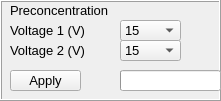
     <widget class="QFrame" name="frame">
      <property name="geometry">
       <rect>
        <x>10</x>
        <y>60</y>
        <width>221</width>
        <height>101</height>
       </rect>
      </property>
      <property name="autoFillBackground">
       <bool>true</bool>
      </property>
      <property name="frameShape">
       <enum>QFrame::Box</enum>
      </property>
      <property name="frameShadow">
       <enum>QFrame::Raised</enum>
      </property>
      <widget class="QLabel" name="label_3">
       <property name="geometry">
        <rect>
         <x>10</x>
         <y>0</y>
         <width>101</width>
         <height>20</height>
        </rect>
       </property>
       <property name="font">
        <font>
         <pointsize>10</pointsize>
        </font>
       </property>
       <property name="text">
        <string>Preconcentration</string>
       </property>
      </widget>
      <widget class="QComboBox" name="box_value_vol1">
       <property name="geometry">
        <rect>
         <x>120</x>
         <y>20</y>
         <width>61</width>
         <height>21</height>
        </rect>
       </property>
       <property name="font">
        <font>
         <pointsize>10</pointsize>
        </font>
       </property>
       <item>
        <property name="text">
         <string>15</string>
        </property>
       </item>
       <item>
        <property name="text">
         <string>20</string>
        </property>
       </item>
       <item>
        <property name="text">
         <string>25</string>
        </property>
       </item>
       <item>
        <property name="text">
         <string>30</string>
        </property>
       </item>
       <item>
        <property name="text">
         <string>35</string>
        </property>
       </item>
       <item>
        <property name="text">
         <string>40</string>
        </property>
       </item>
       <item>
        <property name="text">
         <string>45</string>
        </property>
       </item>
       <item>
        <property name="text">
         <string>50</string>
        </property>
       </item>
       <item>
        <property name="text">
         <string>55</string>
        </property>
       </item>
       <item>
        <property name="text">
         <string>60</string>
        </property>
       </item>
       <item>
        <property name="text">
         <string>65</string>
        </property>
       </item>
       <item>
        <property name="text">
         <string>70</string>
        </property>
       </item>
       <item>
        <property name="text">
         <string>75</string>
        </property>
       </item>
       <item>
        <property name="text">
         <string>80</string>
        </property>
       </item>
       <item>
        <property name="text">
         <string>85</string>
        </property>
       </item>
      </widget>
      <widget class="QComboBox" name="box_value_vol2">
       <property name="geometry">
        <rect>
         <x>120</x>
         <y>40</y>
         <width>61</width>
         <height>21</height>
        </rect>
       </property>
       <property name="font">
        <font>
         <pointsize>10</pointsize>
        </font>
       </property>
       <item>
        <property name="text">
         <string>15</string>
        </property>
       </item>
       <item>
        <property name="text">
         <string>20</string>
        </property>
       </item>
       <item>
        <property name="text">
         <string>25</string>
        </property>
       </item>
       <item>
        <property name="text">
         <string>30</string>
        </property>
       </item>
       <item>
        <property name="text">
         <string>35</string>
        </property>
       </item>
       <item>
        <property name="text">
         <string>40</string>
        </property>
       </item>
       <item>
        <property name="text">
         <string>45</string>
        </property>
       </item>
       <item>
        <property name="text">
         <string>50</string>
        </property>
       </item>
       <item>
        <property name="text">
         <string>55</string>
        </property>
       </item>
       <item>
        <property name="text">
         <string>60</string>
        </property>
       </item>
       <item>
        <property name="text">
         <string>65</string>
        </property>
       </item>
       <item>
        <property name="text">
         <string>70</string>
        </property>
       </item>
       <item>
        <property name="text">
         <string>75</string>
        </property>
       </item>
       <item>
        <property name="text">
         <string>80</string>
        </property>
       </item>
       <item>
        <property name="text">
         <string>85</string>
        </property>
       </item>
      </widget>
      <widget class="QLabel" name="label_4">
       <property name="geometry">
        <rect>
         <x>10</x>
         <y>20</y>
         <width>81</width>
         <height>20</height>
        </rect>
       </property>
       <property name="font">
        <font>
         <pointsize>10</pointsize>
        </font>
       </property>
       <property name="text">
        <string>Voltage 1 (V)</string>
       </property>
      </widget>
      <widget class="QLabel" name="label_5">
       <property name="geometry">
        <rect>
         <x>10</x>
         <y>40</y>
         <width>81</width>
         <height>20</height>
        </rect>
       </property>
       <property name="font">
        <font>
         <pointsize>10</pointsize>
        </font>
       </property>
       <property name="text">
        <string>Voltage 2 (V)</string>
       </property>
      </widget>
      <widget class="QPushButton" name="btn_send_control_vol">
       <property name="geometry">
        <rect>
         <x>10</x>
         <y>70</y>
         <width>71</width>
         <height>21</height>
        </rect>
       </property>
       <property name="font">
        <font>
         <pointsize>10</pointsize>
        </font>
       </property>
       <property name="text">
        <string>Apply</string>
       </property>
      </widget>
      <widget class="QProgressBar" name="progressBar_2">
       <property name="geometry">
        <rect>
         <x>120</x>
         <y>70</y>
         <width>101</width>
         <height>21</height>
        </rect>
       </property>
       <property name="acceptDrops">
        <bool>true</bool>
       </property>
       <property name="value">
        <number>0</number>
       </property>
       <property name="format">
        <string/>
       </property>
      </widget>
      <zorder>btn_send_control_vol</zorder>
      <zorder>label_3</zorder>
      <zorder>box_value_vol1</zorder>
      <zorder>box_value_vol2</zorder>
      <zorder>label_4</zorder>
      <zorder>label_5</zorder>
      <zorder>progressBar_2</zorder>
     </widget>
